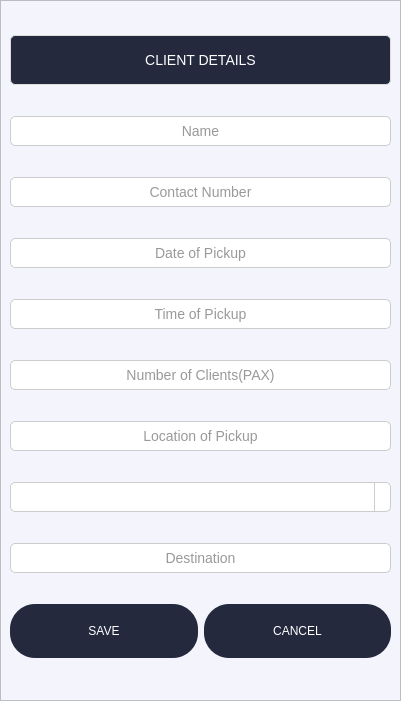
<?xml version="1.0" encoding="UTF-8"?>
<ui version="4.0">
 <class>Form</class>
 <widget class="QWidget" name="Form">
  <property name="geometry">
   <rect>
    <x>0</x>
    <y>0</y>
    <width>401</width>
    <height>701</height>
   </rect>
  </property>
  <property name="minimumSize">
   <size>
    <width>401</width>
    <height>701</height>
   </size>
  </property>
  <property name="maximumSize">
   <size>
    <width>401</width>
    <height>701</height>
   </size>
  </property>
  <property name="windowTitle">
   <string>Client Details</string>
  </property>
  <property name="styleSheet">
   <string notr="true">QLineEdit {
    background-color: #ffffff;
    border: 1px solid #cccccc;
    border-radius: 5px;
    padding: 5px;
    font-size: 14px;
    color: #333333;
}

QLineEdit:focus {
    border-color: #0078d7;
    outline: none;
}

QLineEdit::placeholder {
    color: #999999;
    font-style: italic;
}

/* For invalid input state */
QLineEdit[error=&quot;true&quot;] {
    border-color: #d9534f;
}

QFrame{

	background-color:#f4f5fc;


}
QWidget#Form{
background-color:#f4f5fc;


}

QComboBox {
    border: 1px solid #cccccc;
    border-radius: 5px;
    padding: 5px;
    background-color: #ffffff;
    color: #333333;
    font-family: &quot;Segoe UI&quot;, &quot;Arial&quot;, sans-serif;
    font-size: 14px;
}


QComboBox::drop-down {
    subcontrol-origin: padding;
    subcontrol-position: top right;
    width: 15px;
    border-left-width: 1px;
    border-left-color: #cccccc;
    border-left-style: solid;
    border-top-right-radius: 3px;
    border-bottom-right-radius: 3px;
}

QComboBox::down-arrow {
    image: url(:/icons/down-arrow.png); /* Ensure you have an appropriate icon */
}

QComboBox QAbstractItemView {
    border: 1px solid #cccccc;
    border-radius: 5px;
    background-color: #ffffff;
    selection-background-color: #24293e;
    selection-color: #ffffff;
    font-family: &quot;Segoe UI&quot;, &quot;Arial&quot;, sans-serif;
    font-size: 14px;
}
</string>
  </property>
  <layout class="QGridLayout" name="gridLayout">
   <property name="leftMargin">
    <number>0</number>
   </property>
   <property name="topMargin">
    <number>0</number>
   </property>
   <property name="rightMargin">
    <number>0</number>
   </property>
   <property name="bottomMargin">
    <number>0</number>
   </property>
   <property name="spacing">
    <number>0</number>
   </property>
   <item row="0" column="0">
    <widget class="QFrame" name="frame">
     <property name="minimumSize">
      <size>
       <width>401</width>
       <height>701</height>
      </size>
     </property>
     <property name="maximumSize">
      <size>
       <width>401</width>
       <height>701</height>
      </size>
     </property>
     <property name="styleSheet">
      <string notr="true"/>
     </property>
     <property name="frameShape">
      <enum>QFrame::StyledPanel</enum>
     </property>
     <property name="frameShadow">
      <enum>QFrame::Raised</enum>
     </property>
     <layout class="QVBoxLayout" name="verticalLayout">
      <item>
       <widget class="QLabel" name="label">
        <property name="maximumSize">
         <size>
          <width>1000</width>
          <height>50</height>
         </size>
        </property>
        <property name="styleSheet">
         <string notr="true">QLabel {
    color: white;
    font-size: 14px;
    font-family: &quot;Segoe UI&quot;, &quot;Arial&quot;, sans-serif;
    padding: 5px;
    background: #24293e;
    border: 1px solid #dddddd;
    border-radius: 5px;
    text-align: center;
    qproperty-alignment: 'AlignCenter';
}

QLabel[warning=&quot;true&quot;] {
    color: #d9534f;
    background: #f2dede;
    border: 1px solid #ebccd1;
}

QLabel[success=&quot;true&quot;] {
    color: #3c763d;
    background: #dff0d8;
    border: 1px solid #d6e9c6;
}

QLabel[info=&quot;true&quot;] {
    color: #31708f;
    background: #d9edf7;
    border: 1px solid #bce8f1;
}
</string>
        </property>
        <property name="text">
         <string>CLIENT DETAILS</string>
        </property>
        <property name="alignment">
         <set>Qt::AlignCenter</set>
        </property>
       </widget>
      </item>
      <item>
       <widget class="QLineEdit" name="name">
        <property name="alignment">
         <set>Qt::AlignCenter</set>
        </property>
        <property name="placeholderText">
         <string>Name</string>
        </property>
        <property name="cursorMoveStyle">
         <enum>Qt::LogicalMoveStyle</enum>
        </property>
        <property name="clearButtonEnabled">
         <bool>false</bool>
        </property>
       </widget>
      </item>
      <item>
       <widget class="QLineEdit" name="contact">
        <property name="alignment">
         <set>Qt::AlignCenter</set>
        </property>
        <property name="placeholderText">
         <string>Contact Number</string>
        </property>
       </widget>
      </item>
      <item>
       <widget class="QLineEdit" name="date">
        <property name="alignment">
         <set>Qt::AlignCenter</set>
        </property>
        <property name="readOnly">
         <bool>true</bool>
        </property>
        <property name="placeholderText">
         <string>Date of Pickup</string>
        </property>
       </widget>
      </item>
      <item>
       <widget class="QLineEdit" name="time">
        <property name="alignment">
         <set>Qt::AlignCenter</set>
        </property>
        <property name="placeholderText">
         <string>Time of Pickup</string>
        </property>
       </widget>
      </item>
      <item>
       <widget class="QLineEdit" name="pax">
        <property name="alignment">
         <set>Qt::AlignCenter</set>
        </property>
        <property name="placeholderText">
         <string>Number of Clients(PAX)</string>
        </property>
       </widget>
      </item>
      <item>
       <widget class="QLineEdit" name="location">
        <property name="alignment">
         <set>Qt::AlignCenter</set>
        </property>
        <property name="placeholderText">
         <string>Location of Pickup</string>
        </property>
       </widget>
      </item>
      <item>
       <widget class="QComboBox" name="typeCbox">
        <property name="styleSheet">
         <string notr="true">  QComboBox {
                padding-left: 130px;
            }
 QComboBox QAbstractItemView {
                text-align: center;
            }</string>
        </property>
        <property name="currentText">
         <string/>
        </property>
        <property name="sizeAdjustPolicy">
         <enum>QComboBox::AdjustToContents</enum>
        </property>
       </widget>
      </item>
      <item>
       <widget class="QLineEdit" name="destination">
        <property name="alignment">
         <set>Qt::AlignCenter</set>
        </property>
        <property name="placeholderText">
         <string>Destination</string>
        </property>
       </widget>
      </item>
      <item>
       <layout class="QHBoxLayout" name="horizontalLayout_2">
        <property name="sizeConstraint">
         <enum>QLayout::SetDefaultConstraint</enum>
        </property>
        <item>
         <widget class="QPushButton" name="savebutton">
          <property name="styleSheet">
           <string notr="true">QPushButton{

border-radius: 25px;
color: white;
background-color: #24293e;
padding-top: 20px;
padding-bottom: 20px;






}</string>
          </property>
          <property name="text">
           <string>SAVE</string>
          </property>
         </widget>
        </item>
        <item>
         <widget class="QPushButton" name="cancelbutton">
          <property name="styleSheet">
           <string notr="true">QPushButton{

border-radius: 25px;
color: white;
background-color: #24293e;
padding-top: 20px;
padding-bottom: 20px;






}</string>
          </property>
          <property name="text">
           <string>CANCEL</string>
          </property>
         </widget>
        </item>
       </layout>
      </item>
     </layout>
    </widget>
   </item>
  </layout>
 </widget>
 <resources/>
 <connections/>
</ui>
